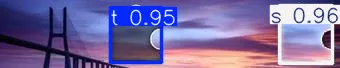
#> input picture Slidecaptcha/1_5h0q5GhbkqvXCvbO5MjeuQ.webp, 340 x 68 px
$ python -i free_captcha_solver.py   (imports and definitions only)
#> lines starting #> are read from the running program, lines starting #| are printed output that depends on the picture; after the words box and inside, x2 and y2 are one past the last pixel; in counts of white or black regions, pixels touching at a corner belong together
#!/usr/bin/env python3
"""
Free Captcha Solver - Local OCR and Community-based solutions
"""

import os
import cv2
import numpy as np
from PIL import Image
import pytesseract
import requests
import json
from typing import Dict, Any, Optional

class FreeCaptchaSolver:
    """Free captcha solving using local OCR and community APIs"""

    def __init__(self):
        self.ocr_config = '--psm 8 --oem 3 -c tessedit_char_whitelist=0123456789ABCDEFGHIJKLMNOPQRSTUVWXYZabcdefghijklmnopqrstuvwxyz'

    def solve_image_captcha(self, image_path: str) -> Optional[str]:
        """Solve image captcha using local OCR"""
        try:
            # Load and preprocess image
            image = cv2.imread(image_path)
#> image is the input picture: shape (68, 340, 3); mean B, G, R 160.5, 107, 121.1
            if image is None:
                return None

            # Convert to grayscale
            gray = cv2.cvtColor(image, cv2.COLOR_BGR2GRAY)
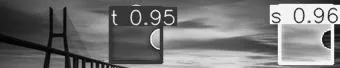
#> gray: shape (68, 340); min 1, max 255, mean 117.3

            # Apply noise reduction
            denoised = cv2.medianBlur(gray, 3)
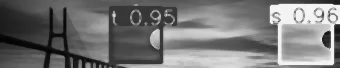
#> denoised: shape (68, 340); min 2, max 248, mean 117.3

            # Apply threshold
            _, thresh = cv2.threshold(denoised, 0, 255, cv2.THRESH_BINARY + cv2.THRESH_OTSU)
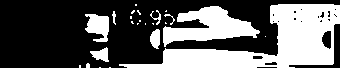
#> thresh: shape (68, 340); 37.3% white; 24 white regions (16 under 20 px), largest, box (x1, y1, x2, y2) and area: (119, 4, 340, 68) 5625, (163, 6, 260, 47) 2028, (85, 14, 109, 42) 464

            # Save processed image
            cv2.imwrite('processed_captcha.png', thresh)

            # OCR the image
#> (the run stopped early here; a loop or call above may not have finished)

$ run again, on Slidecaptcha/1_hWKXftPmlnLwyiNd9VKrTA.webp
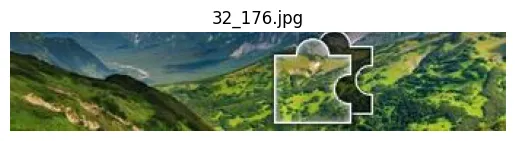
#> input picture Slidecaptcha/1_hWKXftPmlnLwyiNd9VKrTA.webp, 515 x 141 px
#> in solve_image_captcha, image is the input picture: shape (141, 515, 3); mean B, G, R 126.4, 150.4, 135
#> in solve_image_captcha, `gray = cv2.cvtColor(image, cv2.COLOR_BGR2GRAY)`:
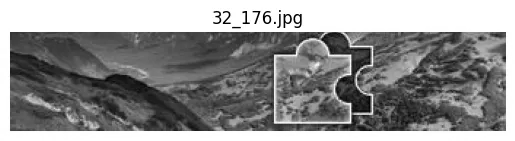
#> gray: shape (141, 515); min 0, max 255, mean 143.1
#> in solve_image_captcha, `_, thresh = cv2.threshold(denoised, 0, 255, cv2.THRESH_BINARY + cv2.TH..`:
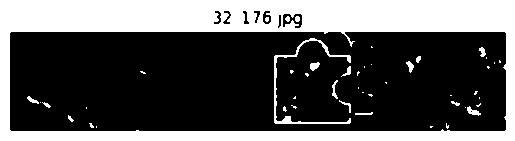
#> thresh: shape (141, 515); 33.8% white; 47 white regions (30 under 20 px), largest, box (x1, y1, x2, y2) and area: (0, 0, 515, 141) 23134, (274, 38, 351, 124) 613, (467, 106, 481, 116) 67
